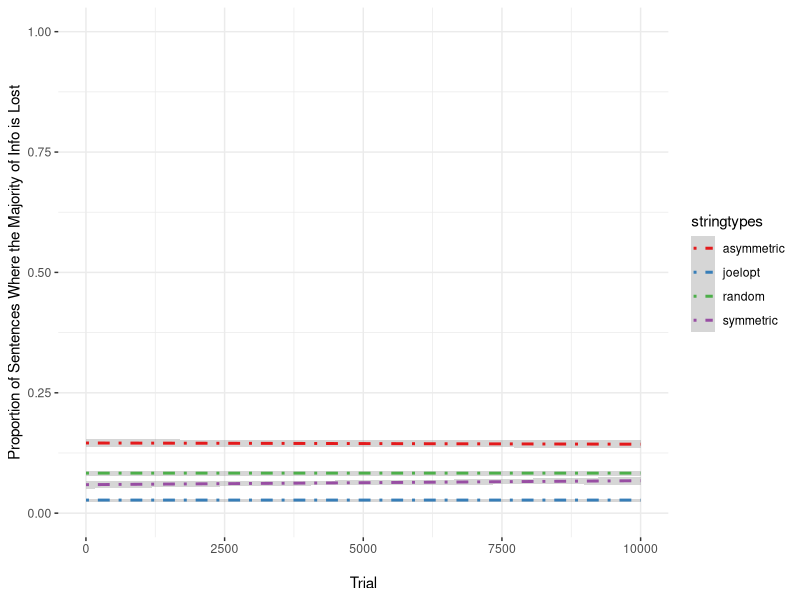
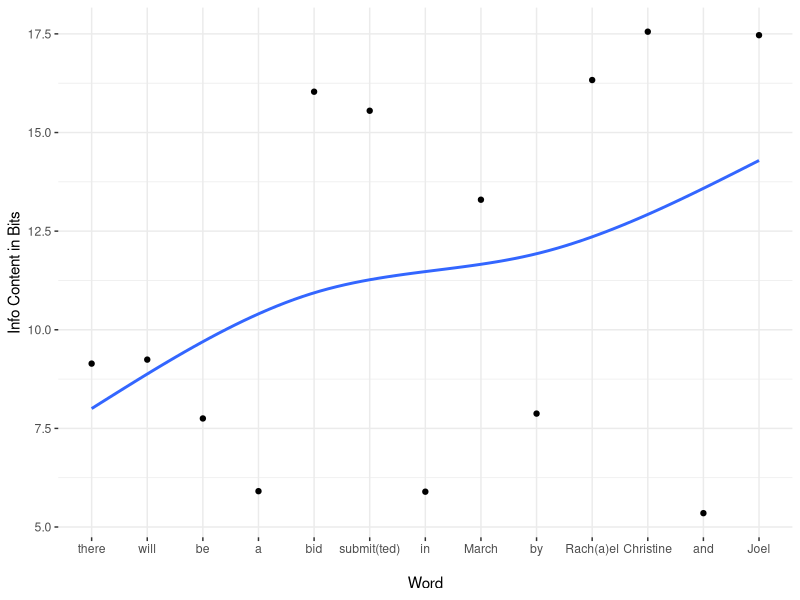
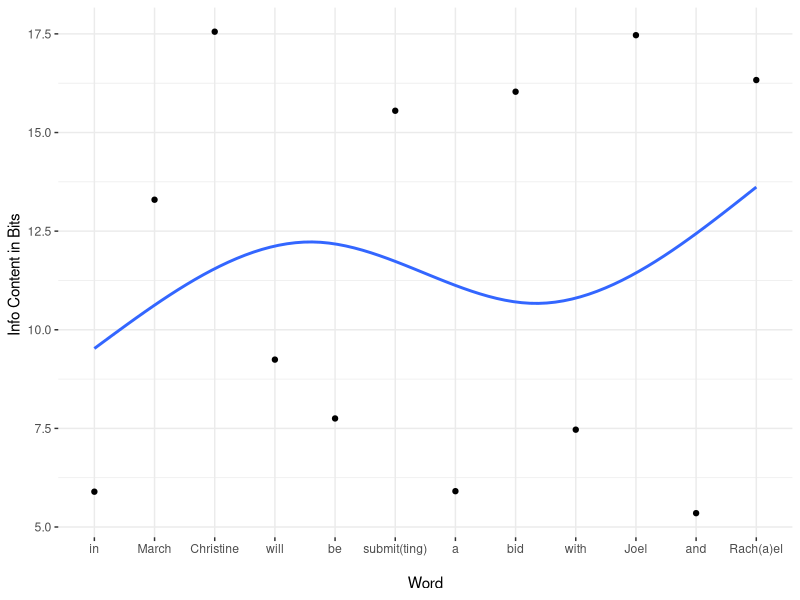

Generate these figures, in order, with R:
ii = 1 #initialize counter
currenttrial = 1 #initialize trial counter

#initialize vectors for each component of each run of the loop

niter <- 10000 

noises <- vector(length = niter)
stringtypes <- vector(length = niter)
trials <- vector(length = niter)

#propnoise.df <- data.frame(Trial=as.numeric(character()), NoiseProp=as.numeric(character()), VecType=character()) 


#Make sure the array that is input to this function is either normally dist, or if it's probabilities, that you've already taken log2(1/p) of the list
joelopt <- function(loglist)
{
  #remember, lists in R perversely start at offset 1, not 0
  midpoint <- round((length(loglist))/2) #remember, lists in R perversely start at offset 1, not 0
  
  newlist <- sort(loglist)
  mm = 1 #remember, lists in R perversely start at offset 1, not 0
  jj = length(newlist)
  
  while (jj >= midpoint)
  {
    #starting from both ends of the array, swaps every other pair of numbers, which gets us very close to optimized
    cup <- newlist[mm]
    newlist[mm] <- newlist[jj]
    newlist[jj] <- cup
    mm = mm+2
    jj = jj-2
  }  
    
  #computes all pairwise means of adjacent numbers of the array. Then, get the sd of the means, the DORM, which we want to minimize.
  #TODO: make this a separate function so you can call in independently of joelopt, which you should rename DORM. And maybe use library(zoo) rollmean(), which i didn't know
  #about when i wrote my own below
  kk = 1
  pairmeanlist = array()
  #save all means of adjacent numbers into a list of means
  while ((kk+1) <= length(newlist)) #remember, lists in R perversely start at offset 1, not 0
    {
      pairmean = (newlist[kk]+newlist[kk+1])/2
      pairmeanlist[kk] <- pairmean
      kk = kk+1
  }
  
  #All the following sd() calls create what we called in the grant "Deviations of Rolling Means (DORMs)".
  
  prevsd <- sd(pairmeanlist)
  currentsd <- prevsd #initialize currentsd
    
  #Now, see if swapping any pair of numbers gets us a lower sd for pairmeanlist. If any swap does, then do it, otherwise don't. Repeat till no swap helps.
  ll = 1
  while((ll+1) <= length(newlist))
    {
      #do the swap
      if ((ll-1) == 0)
      {
        hyplist <- array(c(newlist[ll+1], newlist[ll], newlist[(ll+2):length(newlist)]))
      }
      else if ((ll+1) == length(newlist))
      {
        hyplist <- array(c(newlist[1:(ll-1)], newlist[ll+1], newlist[ll]))
      }
      else
      {
        hyplist <- array(c(newlist[1:(ll-1)],newlist[ll+1],newlist[ll],newlist[(ll+2):length(newlist)]))
      }
      
      
      #computes all pairwise means of adjacent numbers of the array. Then, get the sd of the means, which we want to minimize.
      #I now see that I could have used the function "rollmean" in package "zoo", but I'm glad I did it old school here anyway.
      kk = 1
      hyppairmeanlist = array()
      #save all means of adjacent numbers into a list of means
      while ((kk+1) <= length(hyplist)) #remember, lists in R perversely start at offset 1, not 0
      {
        pairmean = (hyplist[kk]+hyplist[kk+1])/2
        hyppairmeanlist[kk] <- pairmean
        kk = kk+1
      }
      currentsd <- sd(hyppairmeanlist)
      
      
      #if the swap helped, then save that version of the list, and start the process over again, starting the counter at 1 again
      if (currentsd < prevsd)
      { 
        print(newlist) #debug
        #print((prevsd-currentsd)) #debug
        print(sort(loglist)) #debug
        newlist <- hyplist
        prevsd <- currentsd
        ll = 1
        print("we improved") #debug
      }
      else
      {ll = ll+1}
      
    }
    
  #print("and here is new dorm") #debug
  #print(prevsd)#debug
  
  return(newlist)
  
}

#Caveat: the above is all fine for the sim, because all arrays are of the same length. However, for computing DORMs in the wild, we will need to account for different
#lengths by penalizing shorter utterances, since it is more likely for shorter utterances that a speaker might have achieved UIDO by chance.
#(Also, shorter utterances will be less resistant to noise anyway, as per Shannon's theorem and Plotkin and Nowak.) E.g., a one-word utterance will have perfect UIDO
#by definition, because there's no alteernative order. So, the penalty needs to be applied for the prob of getting a perfect UIDO by chance, out of all the 
#possible *unique* orderings of word probabilities. This will penalize not just one-word utterances, but also repetitions of a single word, as in ASD stereotyped language.
#I would suggest calculating a probability of UIDO by chance, p, and then adding that to the DORM (where minimal DORM is closest to UIDO). p must be calculated based on
#all possible *unique* permutations of the starting array of word probs. TODO: Here is a function for computing and adding a penalty: library(combinat), permn(), unique()





while (currenttrial <= niter)
{
  probvec <- runif(10,min=0,max=1)

  starting <- sample(1:(length(probvec)-2), size=1) #remember, lists in R perversely start at offset 1, not 0

  noise <- c(probvec[starting], probvec[starting+1], probvec[starting+2])

  noiseinfo <- log2(1/noise)

  probvecinfo <- log2(1/probvec)

  totalnoise <- sum(noiseinfo)

  totalprobvecinfo <- sum(probvecinfo)

  noiseprop <- totalnoise/totalprobvecinfo

  
#Doing the same thing, but now the noise will fall in the same position in a vector that is end-heavy for information, but contains the same total info
  lopsided <- sort(probvec)

#It is important that the starting point in the vector is the same for both cases, so that each comparison of noise is a true comparison
  noise2 <- c(lopsided[starting], lopsided[starting+1], lopsided[starting+2])

  noise2info <- log2(1/noise2)

  lopsidedinfo <- log2(1/lopsided)

  totalnoise2 <- sum(noise2info)

#This next is really a sanity check: this vector contains the same probabilities as the last, so this should be equal to totalprobvecinfo
  totallopsidedinfo <- sum(lopsidedinfo)

  noise2prop <- totalnoise2/totallopsidedinfo

#Doing the same thing, but for a vector designed to be symmetrical
  symmetrical <- vector(length=10)
  symmetrical[1] <- lopsided[9]
  symmetrical[2] <- lopsided[2]
  symmetrical[3] <- lopsided[8]
  symmetrical[4] <- lopsided[4]
  symmetrical[5] <- lopsided[6]
  symmetrical[6] <- lopsided[5]
  symmetrical[7] <- lopsided[7]
  symmetrical[8] <- lopsided[3]
  symmetrical[9] <- lopsided[1]
  symmetrical[10] <- lopsided[10]
  
  noise3 <- c(symmetrical[starting], symmetrical[starting+1], symmetrical[starting+2])
  
  noise3info <- log2(1/noise3)
  
  symmetricalinfo <- log2(1/symmetrical)
  
  totalnoise3 <- sum(noise3info)
  
  #This next is really a sanity check: this vector contains the same probabilities as the last, so this should be equal to totalprobvecinfo
  totalsymmetricalinfo <- sum(symmetricalinfo)
  
  noise3prop <- totalnoise3/totalsymmetricalinfo
  
  #doing the same thing but for a vector designed to be symmetrical by the joelopt algorithm above. Note that joelopt takes vectors that have already been logged, so that's
  #why it looked a little different below.
  
  joeloptinfo <- joelopt(probvecinfo)
  
  totalnoise4 <- sum(c(joeloptinfo[starting], joeloptinfo[starting+1], joeloptinfo[starting+2]))
  
  totaljoeloptinfo <- sum(joeloptinfo)
  
  noise4prop <- totalnoise4/totaljoeloptinfo
  
  #update vectors for each trial
  noises[ii] <- noiseprop
  stringtypes[ii] <- "random"
  trials[ii] <- currenttrial
  
  noises[ii+1] <- noise2prop
  stringtypes[ii+1] <- "asymmetric"
  trials[ii+1] <- currenttrial
  
  noises[ii+2] <- noise3prop
  stringtypes[ii+2] <- "symmetric"
  trials[ii+2] <- currenttrial
  
  noises[ii+3] <- noise4prop
  stringtypes[ii+3] <- "joelopt"
  trials[ii+3] <- currenttrial
  
  
  #add rows to dataframe for the current run of the sim (THIS DIDN'T WORK BUT IM LEAVING IT IN COMMENTS TO SEE IF IT CAN IN THE FUTURE)
  #propnoise.df <- rbind(propnoise.df,c(ii,noiseprop,"random"))
  #propnoise.df <- rbind(propnoise.df,c(ii,noise2prop,"asymmetric"))
  
  ii <- ii+4
  currenttrial <- currenttrial+1 
}

#bind vectors into a data frame and add column names
propnoise.df <- data.frame(trials,noises,stringtypes)
#colnames(propnoise.df) <- c("Trial","NoiseProp","VecType")


#Graphing

library(ggplot2)

propnoise.df$trials <- as.numeric(as.character(propnoise.df$trials))
propnoise.df$noises <- as.numeric(as.character(propnoise.df$noises))

#add a column into the dataframe recoding for losing more than 50% of the info

propnoise.df$bigLoss <- ifelse(propnoise.df$noises >= 0.5, 1, 0)

#plotting bigLoss as a binary variable along with other stuff; toggle geom_line() to see the extremes of each stringtype, toggle geom_point() to see all the data

p <- ggplot(propnoise.df, aes(trials, noises, color=stringtypes)) + 
  labs(y = "Proportion of Sentences Where the Majority of Info is Lost", x = "\nTrial") + 
  #geom_line() +
  #geom_point() +
  #stat_smooth() +
  scale_color_brewer(palette = "Set1") + 
  ylim(0,1) +
#  geom_jitter(aes(trials, bigLoss, color=stringtypes), height = 0.15, shape=4) +
  stat_smooth(aes(trials, bigLoss, color=stringtypes), linetype="dotdash") +
  theme_bw() + theme(panel.border = element_blank())

ggsave(p, file = "uid_sim.png", width = 8.09, height = 5)






#using google ngrams to get some estimates for sample sentences; note: "submit(ted)" is actually the sum of submitted and submitting, and Rach(a)el includes both spelling variants

sentence1 <- matrix(nc=2,nr=13,c("there","will","be","a","bid","submit(ted)","in","March","by","Christine","Joel","and","Rach(a)el",0.00177,0.00165,0.00464,0.01665,0.0000149,2.082e-05,0.0168,0.0000994,0.00426,0.00000519,0.00000552,0.0245,1.213828e-05))

sentence1 <- data.frame(sentence1)

colnames(sentence1) <- c("Word","Prob")

#orders the levels of the Word factor so that they can be plotted in the right order, i.e. not alphabetical
sentence1$Word <- ordered(sentence1$Word, levels = c("there","will","be","a","bid","submit(ted)","in","March","by","Rach(a)el", "Christine","and","Joel"))

sentence1$Prob <- as.numeric(as.character(sentence1$Prob))
sentence1$Info <- -log2(sentence1$Prob)

sentence2 <-matrix(nc=2,nr=12,c("in","March","Christine","will","be","submit(ting)","a","bid","with","Joel","and","Rach(a)el",0.0168,0.0000994,0.00000519,0.00165,0.00464,2.082e-05,0.01665,0.0000149,0.00565,0.00000552,0.0245,1.213828e-05))

sentence2 <- data.frame(sentence2)

colnames(sentence2) <- c("Word","Prob")

#Note: to reorder data frame rows by some key column(s), use df[order(df$key1,df$key2,...)] . But to reorder by a specific vector, like a uido vector, use df[match(uido, df$Info),].
#The below only imposes an ordering on factors:

sentence2$Word <- ordered(sentence2$Word, levels = c("in","March","Christine","will","be","submit(ting)","a","bid","with","Joel","and","Rach(a)el"))

sentence2$Prob <- as.numeric(as.character(sentence2$Prob))
sentence2$Info <- -log2(sentence2$Prob)

library(splines)
library(MASS)
p <- ggplot(sentence1, aes(Word, Info, group=1)) + 
  labs(y = "Info Content in Bits", x = "\nWord") + 
  #geom_line() +
  geom_point() +
  stat_smooth(se=F, method= "lm", formula = y ~ ns(x,df=3)) +
  scale_color_brewer(palette = "Set1") + 
  #ylim(0,1) +
  theme_bw() + theme(panel.border = element_blank())

ggsave(p, file = "sentence1_info.png", width = 8.09, height = 5)

p <- ggplot(sentence2, aes(Word, Info, group=1)) + 
  labs(y = "Info Content in Bits ", x = "\nWord") + 
  #geom_line() +
  geom_point() +
  stat_smooth(se=F, method= "lm", formula = y ~ ns(x,df=3)) +
  scale_color_brewer(palette = "Set1") + 
  #ylim(0,1) +
  theme_bw() + theme(panel.border = element_blank())

ggsave(p, file = "sentence2_info.png", width = 8.09, height = 5)
